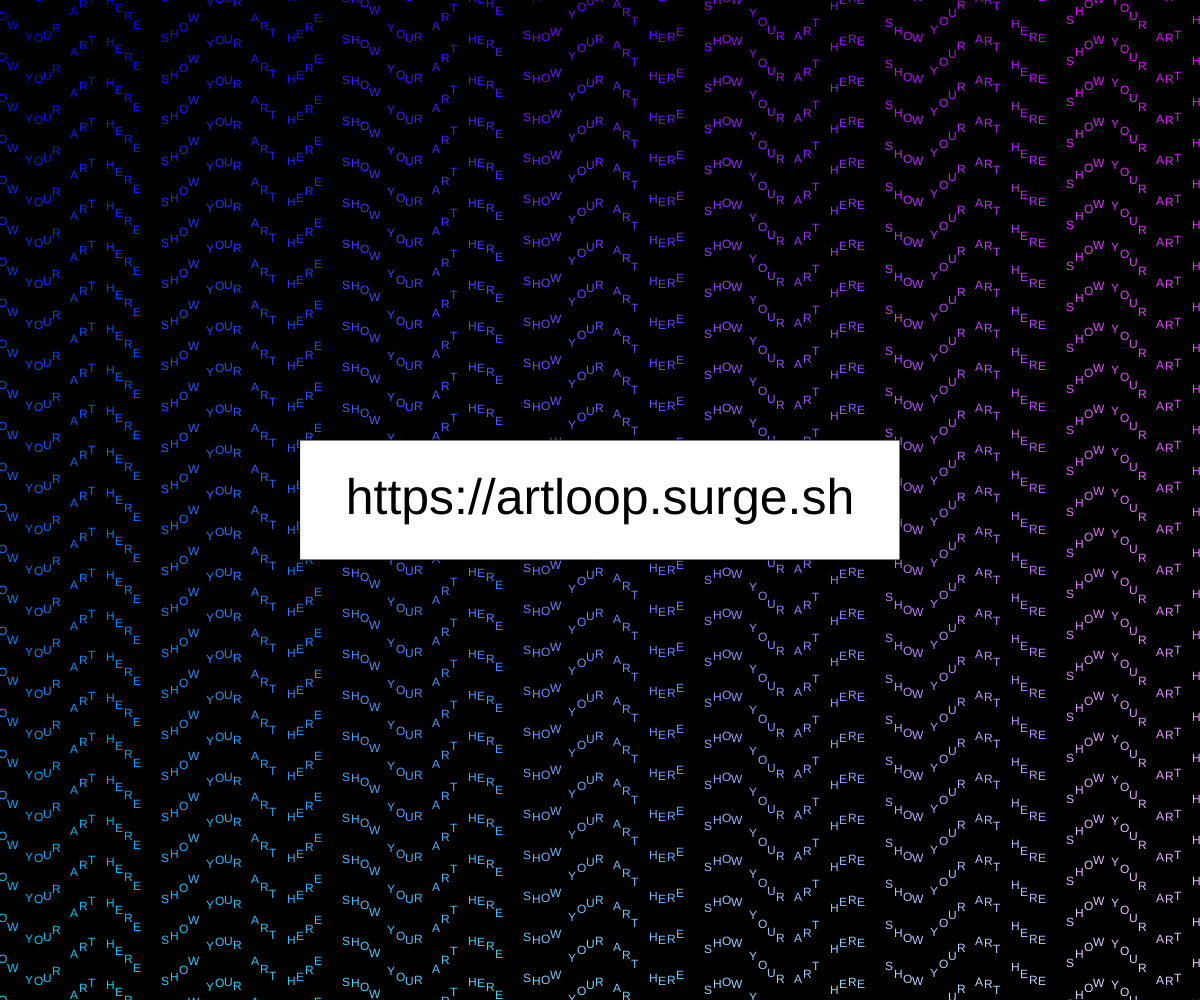
Frame 1 (no input)
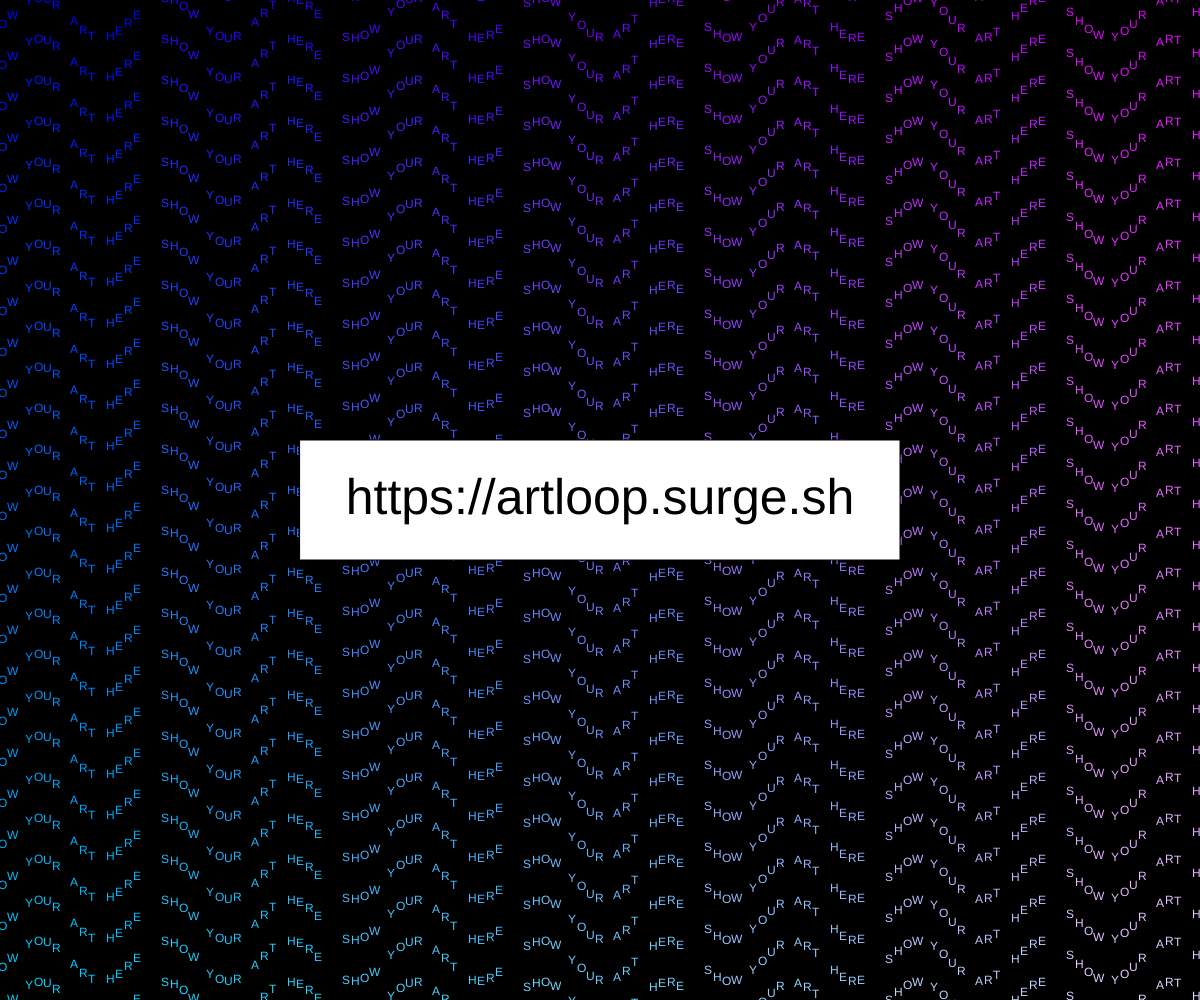
Frame 60 (no input)
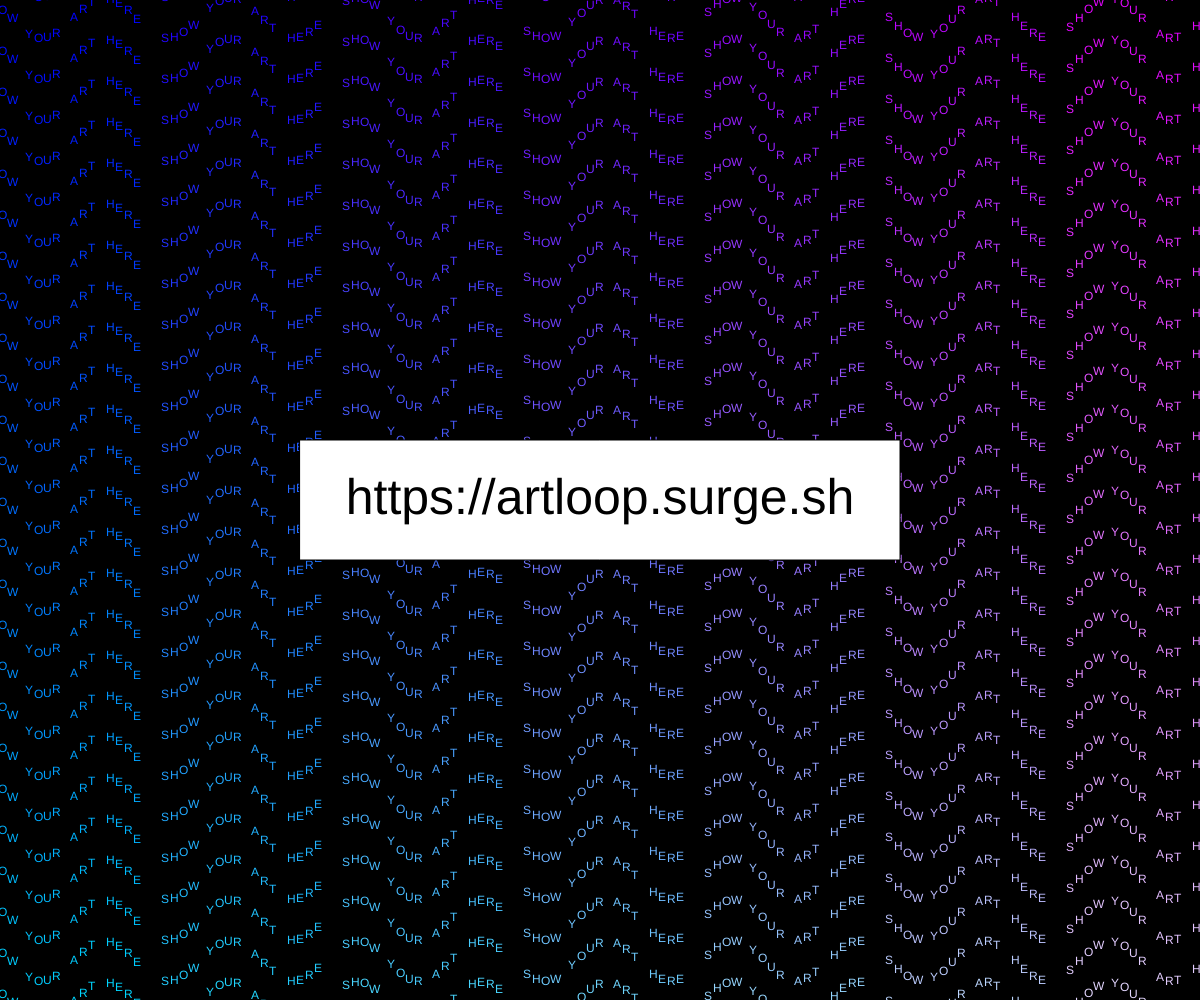
Frame 120 (the mouse pressed at the canvas centre since frame 60)

The p5.js sketch that drew these frames (run headless with seeded random() and noise() and a simulated clock; from frame 60 on, the mouse is pressed at the canvas centre):

// p5.js sketch
// ── sketch.js
let string = 'SHOW YOUR ART HERE';
let c = 0;

function setup() {
  createCanvas(window.innerWidth, window.innerHeight);
}

function draw() {
  background(0);
  fill(255);
  
  push();
  
  for(let x=-200;x<width;x++){
    x = x+180;
    for(let y=-100;y<height;y++){
      y = y+40;
      
      for(let i=0;i<string.length;i++){
        let xx = x+(i*9);
        fill(
          map(x, 0, width, 0, 255),
          map(y, 0, width, 0, 255),
          255
        );
        text(string.charAt(i), xx, y + Math.sin(xx * 0.05 + c * 0.05)*20 );
      }
      
    }
  }
  pop();
  
  push();
    rectMode(CENTER);
    textAlign(CENTER,CENTER);
    fill(255);
    rect(width*0.5, height*0.5, 600, 120);
    fill(0);
    textSize(50);
    text("https://artloop.surge.sh", width*0.5, height*0.5, 600, 120);
  pop();
  
  c++;
}
